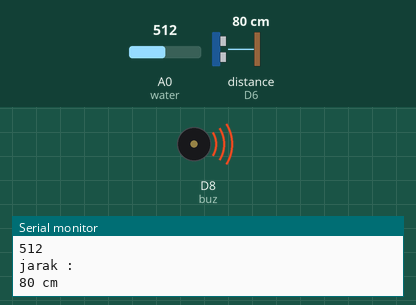
Bench run of a sketch on a simulated ESP8266 (NodeMCU). On the bench: buzzer (waves = sounding, pin HIGH), the last lines printed to the serial monitor. Wiring (inferred from the names in the program): ultrasonic range finder: trigger D5; echo D6. The inputs (shaded band) are chosen by the test bench; at power-on: distance to the obstacle (sensor on D6) 80 cm, A0 (water) = 512. The echo pulse lasts 58.3 µs per cm; pins used as bus, display or sensor lines are not drawn.

Above: at 1.2 s.
1.3 s: distance to the obstacle (sensor on D6) set to 32 cm
2.8 s: distance to the obstacle (sensor on D6) set to 28 cm
At 3.4 s:
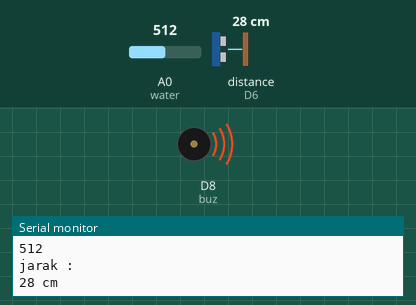
5.8 s: distance to the obstacle (sensor on D6) set to 35 cm
At 6.3 s:
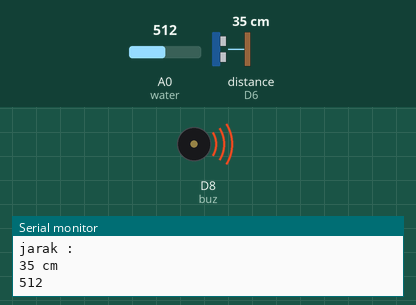
7.3 s: distance to the obstacle (sensor on D6) set to 2 cm
At 7.89 s:
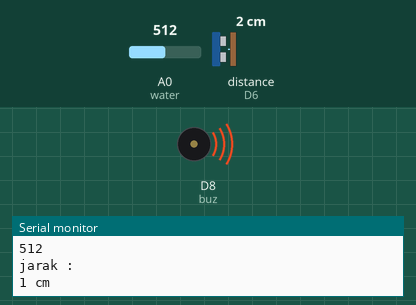
Timing chart, 0 to 11.3 s (numbered marks = the images above; inputs shaded):
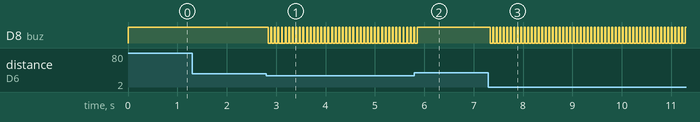

The sketch:

hcsr.ino
```cpp
#define triggerPin  D5
#define echoPin     D6
#define buz         D8
//#define mode        D7
#define water A0


void setup() {
  Serial.begin (9600);
  pinMode(triggerPin, OUTPUT);
  pinMode(echoPin, INPUT);
  pinMode(buz,OUTPUT);
  pinMode(water,INPUT);
//  pinMode(mode,INPUT_PULLUP);
}
void loop() {

//  air();
//  int modenih = digitalRead(mode);
//  if(modenih == 0){
    hcsr();
//    Serial.println("gas");
//    }
//  else{
//    Serial.println("hop");
//    }


//  Serial.flush();
}

void hcsr(){
  int air = analogRead(water);
  Serial.println(air);

  long duration, jarak;
  digitalWrite(triggerPin, LOW);
  delayMicroseconds(2);
  digitalWrite(triggerPin, HIGH);
  delayMicroseconds(10);
  digitalWrite(triggerPin, LOW);
  duration = pulseIn(echoPin, HIGH);
  jarak = (duration/2) / 29.1;
  Serial.println("jarak :");
  Serial.print(jarak);
  Serial.println(" cm");
  if(jarak < 30) {
     digitalWrite(buz, HIGH);
     delay(20);
     digitalWrite(buz, LOW);
     delay(50);
//     Serial.println("awas objek terlalu dekat");
   }
   else if(air>350) {
        digitalWrite(buz,HIGH);
        } else {
          digitalWrite(buz,LOW);
          }


  }


void air(){

  int air = analogRead(water);
  Serial.println(air);
    if(air>350){
      digitalWrite(buz,HIGH);
      Serial.println("genangan air terdeteksi");
      } else if(air>350) {
        digitalWrite(buz,HIGH);
        } else {
          digitalWrite(buz,LOW);
          }


  }
```

Measured:
- the behaviour switches between 30 and 29 cm on distance to the obstacle (sensor on D6) (found by bisection; images 0 and 1)
- after the input at 2.8 s, D8 (buz): alternates HIGH for 0.02 s and LOW for 0.05 s, starting at once
- after the input at 5.8 s, D8 (buz): goes on until 5.9 s, then stays HIGH
- after the input at 7.3 s, D8 (buz): alternates HIGH for 0.02 s and LOW for 0.05 s, starting at once
